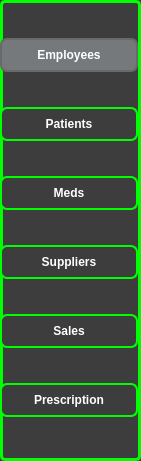
     <widget class="QWidget" name="center_menu_widget" native="true">
      <property name="geometry">
       <rect>
        <x>20</x>
        <y>90</y>
        <width>141</width>
        <height>461</height>
       </rect>
      </property>
      <property name="sizePolicy">
       <sizepolicy hsizetype="Preferred" vsizetype="Minimum">
        <horstretch>0</horstretch>
        <verstretch>0</verstretch>
       </sizepolicy>
      </property>
      <property name="font">
       <font>
        <bold>true</bold>
       </font>
      </property>
      <property name="styleSheet">
       <string notr="true">QWidget {
    background-color: #3d3d3d;  /* Dark background */
    color: #ffffff;  /* White text */
    border: 3px solid #00ff00;  /* Orange border */
    border-radius: 5px;  /* Slight border radius */
    padding: 10px;  /* Internal padding */
    transition: background-color 0.3s ease, border-color 0.3s ease;  /* Smooth transition for background and border */
}


QWidget:disabled {
    background-color: #2b2b2b;  /* Darker background when disabled */
    color: #aaaaaa;  /* Gray text when disabled */
    border-color: #555555;  /* Lighter border when disabled */
}</string>
      </property>
      <layout class="QVBoxLayout" name="verticalLayout">
       <property name="spacing">
        <number>8</number>
       </property>
       <property name="leftMargin">
        <number>0</number>
       </property>
       <property name="rightMargin">
        <number>3</number>
       </property>
       <item>
        <widget class="QPushButton" name="employeebutton">
         <property name="minimumSize">
          <size>
           <width>50</width>
           <height>30</height>
          </size>
         </property>
         <property name="font">
          <font>
           <bold>true</bold>
          </font>
         </property>
         <property name="styleSheet">
          <string notr="true">/* QPushButton Styling */
QPushButton {
    border-style: solid;
    background-color: #3d3d3d;  /* Same dark background */
    color: #fff;  /* White text */
    border-radius: 7px;  /* Rounded corners */
    border-width: 2px;  /* Set border width */
    border-color: #00ff00;  /* Orange border */
    padding: 8px 15px;  /* Padding for button spacing */
    outline: none; /* Remove default focus outline */
}

/* Hover effect */
QPushButton:hover {
    color: #ccc;  /* Light gray text on hover */
    background-color: qlineargradient(spread:pad, x1:0.517, y1:0, x2:0.517, y2:1, stop:0 rgba(45, 45, 45, 255), stop:0.505682 rgba(45, 45, 45, 255), stop:1 rgba(29, 29, 29, 255));  /* Darker background */
    border-color: #2d89ef;  /* Blue border on hover */
}

/* Pressed/Clicked effect (with border unchanged) */
QPushButton:pressed {
    background-color: qlineargradient(spread:pad, x1:0.517, y1:0, x2:0.517, y2:1, stop:0 rgba(29, 29, 29, 255), stop:0.505682 rgba(45, 45, 45, 255), stop:1 rgba(29, 29, 29, 255));  /* Darker background on press */
    border-color: #da532c;  /* Keep the orange border when pressed */
    border-width: 2px;  /* Keep the border width */
}

/* Focus effect */
QPushButton:focus {
    background-color: #18465d;  /* Dark blue background on focus */
    color: #ffffff;  /* White text on focus */
    border-color: #18465d;  /* Blue border on focus */
}

/* Checked/Pressed button stays in this state */
QPushButton:checked {
    background-color: #76797C;  /* Grayish background when checked */
    border-color: #6A6969;  /* Gray border when checked */
    color: #ffffff;  /* White text when checked */
}

/* Disabled Button */
QPushButton:disabled {
    background-color: #2b2b2b;  /* Darker background for disabled button */
    color: #aaaaaa;  /* Gray text when disabled */
    border-color: #555555;  /* Lighter border when disabled */
}
</string>
         </property>
         <property name="text">
          <string>Employees</string>
         </property>
         <property name="checkable">
          <bool>true</bool>
         </property>
         <property name="checked">
          <bool>true</bool>
         </property>
         <property name="autoExclusive">
          <bool>true</bool>
         </property>
        </widget>
       </item>
       <item>
        <widget class="QPushButton" name="patientbutton">
         <property name="minimumSize">
          <size>
           <width>50</width>
           <height>30</height>
          </size>
         </property>
         <property name="font">
          <font>
           <bold>true</bold>
          </font>
         </property>
         <property name="styleSheet">
          <string notr="true">/* QPushButton Styling */
QPushButton {
    border-style: solid;
    background-color: #3d3d3d;  /* Same dark background */
    color: #fff;  /* White text */
    border-radius: 7px;  /* Rounded corners */
    border-width: 2px;  /* Set border width */
    border-color: #00ff00;  /* Orange border */
    padding: 8px 15px;  /* Padding for button spacing */
    outline: none; /* Remove default focus outline */
}

/* Hover effect */
QPushButton:hover {
    color: #ccc;  /* Light gray text on hover */
    background-color: qlineargradient(spread:pad, x1:0.517, y1:0, x2:0.517, y2:1, stop:0 rgba(45, 45, 45, 255), stop:0.505682 rgba(45, 45, 45, 255), stop:1 rgba(29, 29, 29, 255));  /* Darker background */
    border-color: #2d89ef;  /* Blue border on hover */
}

/* Pressed/Clicked effect (with border unchanged) */
QPushButton:pressed {
    background-color: qlineargradient(spread:pad, x1:0.517, y1:0, x2:0.517, y2:1, stop:0 rgba(29, 29, 29, 255), stop:0.505682 rgba(45, 45, 45, 255), stop:1 rgba(29, 29, 29, 255));  /* Darker background on press */
    border-color: #da532c;  /* Keep the orange border when pressed */
    border-width: 2px;  /* Keep the border width */
}

/* Focus effect */
QPushButton:focus {
    background-color: #18465d;  /* Dark blue background on focus */
    color: #ffffff;  /* White text on focus */
    border-color: #18465d;  /* Blue border on focus */
}

/* Checked/Pressed button stays in this state */
QPushButton:checked {
    background-color: #76797C;  /* Grayish background when checked */
    border-color: #6A6969;  /* Gray border when checked */
    color: #ffffff;  /* White text when checked */
}

/* Disabled Button */
QPushButton:disabled {
    background-color: #2b2b2b;  /* Darker background for disabled button */
    color: #aaaaaa;  /* Gray text when disabled */
    border-color: #555555;  /* Lighter border when disabled */
}
</string>
         </property>
         <property name="text">
          <string>Patients</string>
         </property>
         <property name="checkable">
          <bool>true</bool>
         </property>
         <property name="autoExclusive">
          <bool>true</bool>
         </property>
        </widget>
       </item>
       <item>
        <widget class="QPushButton" name="medsbutton">
         <property name="minimumSize">
          <size>
           <width>50</width>
           <height>30</height>
          </size>
         </property>
         <property name="font">
          <font>
           <bold>true</bold>
          </font>
         </property>
         <property name="styleSheet">
          <string notr="true">/* QPushButton Styling */
QPushButton {
    border-style: solid;
    background-color: #3d3d3d;  /* Same dark background */
    color: #fff;  /* White text */
    border-radius: 7px;  /* Rounded corners */
    border-width: 2px;  /* Set border width */
    border-color: #00ff00;  /* Orange border */
    padding: 8px 15px;  /* Padding for button spacing */
    outline: none; /* Remove default focus outline */
}

/* Hover effect */
QPushButton:hover {
    color: #ccc;  /* Light gray text on hover */
    background-color: qlineargradient(spread:pad, x1:0.517, y1:0, x2:0.517, y2:1, stop:0 rgba(45, 45, 45, 255), stop:0.505682 rgba(45, 45, 45, 255), stop:1 rgba(29, 29, 29, 255));  /* Darker background */
    border-color: #2d89ef;  /* Blue border on hover */
}

/* Pressed/Clicked effect (with border unchanged) */
QPushButton:pressed {
    background-color: qlineargradient(spread:pad, x1:0.517, y1:0, x2:0.517, y2:1, stop:0 rgba(29, 29, 29, 255), stop:0.505682 rgba(45, 45, 45, 255), stop:1 rgba(29, 29, 29, 255));  /* Darker background on press */
    border-color: #da532c;  /* Keep the orange border when pressed */
    border-width: 2px;  /* Keep the border width */
}

/* Focus effect */
QPushButton:focus {
    background-color: #18465d;  /* Dark blue background on focus */
    color: #ffffff;  /* White text on focus */
    border-color: #18465d;  /* Blue border on focus */
}

/* Checked/Pressed button stays in this state */
QPushButton:checked {
    background-color: #76797C;  /* Grayish background when checked */
    border-color: #6A6969;  /* Gray border when checked */
    color: #ffffff;  /* White text when checked */
}

/* Disabled Button */
QPushButton:disabled {
    background-color: #2b2b2b;  /* Darker background for disabled button */
    color: #aaaaaa;  /* Gray text when disabled */
    border-color: #555555;  /* Lighter border when disabled */
}
</string>
         </property>
         <property name="text">
          <string>Meds</string>
         </property>
         <property name="checkable">
          <bool>true</bool>
         </property>
         <property name="autoExclusive">
          <bool>true</bool>
         </property>
        </widget>
       </item>
       <item>
        <widget class="QPushButton" name="supplierbutton">
         <property name="minimumSize">
          <size>
           <width>50</width>
           <height>30</height>
          </size>
         </property>
         <property name="font">
          <font>
           <bold>true</bold>
          </font>
         </property>
         <property name="styleSheet">
          <string notr="true">/* QPushButton Styling */
QPushButton {
    border-style: solid;
    background-color: #3d3d3d;  /* Same dark background */
    color: #fff;  /* White text */
    border-radius: 7px;  /* Rounded corners */
    border-width: 2px;  /* Set border width */
    border-color: #00ff00;  /* Orange border */
    padding: 8px 15px;  /* Padding for button spacing */
    outline: none; /* Remove default focus outline */
}

/* Hover effect */
QPushButton:hover {
    color: #ccc;  /* Light gray text on hover */
    background-color: qlineargradient(spread:pad, x1:0.517, y1:0, x2:0.517, y2:1, stop:0 rgba(45, 45, 45, 255), stop:0.505682 rgba(45, 45, 45, 255), stop:1 rgba(29, 29, 29, 255));  /* Darker background */
    border-color: #2d89ef;  /* Blue border on hover */
}

/* Pressed/Clicked effect (with border unchanged) */
QPushButton:pressed {
    background-color: qlineargradient(spread:pad, x1:0.517, y1:0, x2:0.517, y2:1, stop:0 rgba(29, 29, 29, 255), stop:0.505682 rgba(45, 45, 45, 255), stop:1 rgba(29, 29, 29, 255));  /* Darker background on press */
    border-color: #da532c;  /* Keep the orange border when pressed */
    border-width: 2px;  /* Keep the border width */
}

/* Focus effect */
QPushButton:focus {
    background-color: #18465d;  /* Dark blue background on focus */
    color: #ffffff;  /* White text on focus */
    border-color: #18465d;  /* Blue border on focus */
}

/* Checked/Pressed button stays in this state */
QPushButton:checked {
    background-color: #76797C;  /* Grayish background when checked */
    border-color: #6A6969;  /* Gray border when checked */
    color: #ffffff;  /* White text when checked */
}

/* Disabled Button */
QPushButton:disabled {
    background-color: #2b2b2b;  /* Darker background for disabled button */
    color: #aaaaaa;  /* Gray text when disabled */
    border-color: #555555;  /* Lighter border when disabled */
}
</string>
         </property>
         <property name="text">
          <string>Suppliers</string>
         </property>
         <property name="checkable">
          <bool>true</bool>
         </property>
         <property name="autoExclusive">
          <bool>true</bool>
         </property>
        </widget>
       </item>
       <item>
        <widget class="QPushButton" name="salesbutton">
         <property name="minimumSize">
          <size>
           <width>50</width>
           <height>30</height>
          </size>
         </property>
         <property name="font">
          <font>
           <bold>true</bold>
          </font>
         </property>
         <property name="styleSheet">
          <string notr="true">/* QPushButton Styling */
QPushButton {
    border-style: solid;
    background-color: #3d3d3d;  /* Same dark background */
    color: #fff;  /* White text */
    border-radius: 7px;  /* Rounded corners */
    border-width: 2px;  /* Set border width */
    border-color: #00ff00;  /* Orange border */
    padding: 8px 15px;  /* Padding for button spacing */
    outline: none; /* Remove default focus outline */
}

/* Hover effect */
QPushButton:hover {
    color: #ccc;  /* Light gray text on hover */
    background-color: qlineargradient(spread:pad, x1:0.517, y1:0, x2:0.517, y2:1, stop:0 rgba(45, 45, 45, 255), stop:0.505682 rgba(45, 45, 45, 255), stop:1 rgba(29, 29, 29, 255));  /* Darker background */
    border-color: #2d89ef;  /* Blue border on hover */
}

/* Pressed/Clicked effect (with border unchanged) */
QPushButton:pressed {
    background-color: qlineargradient(spread:pad, x1:0.517, y1:0, x2:0.517, y2:1, stop:0 rgba(29, 29, 29, 255), stop:0.505682 rgba(45, 45, 45, 255), stop:1 rgba(29, 29, 29, 255));  /* Darker background on press */
    border-color: #da532c;  /* Keep the orange border when pressed */
    border-width: 2px;  /* Keep the border width */
}

/* Focus effect */
QPushButton:focus {
    background-color: #18465d;  /* Dark blue background on focus */
    color: #ffffff;  /* White text on focus */
    border-color: #18465d;  /* Blue border on focus */
}

/* Checked/Pressed button stays in this state */
QPushButton:checked {
    background-color: #76797C;  /* Grayish background when checked */
    border-color: #6A6969;  /* Gray border when checked */
    color: #ffffff;  /* White text when checked */
}

/* Disabled Button */
QPushButton:disabled {
    background-color: #2b2b2b;  /* Darker background for disabled button */
    color: #aaaaaa;  /* Gray text when disabled */
    border-color: #555555;  /* Lighter border when disabled */
}
</string>
         </property>
         <property name="text">
          <string>Sales</string>
         </property>
         <property name="checkable">
          <bool>true</bool>
         </property>
         <property name="autoExclusive">
          <bool>true</bool>
         </property>
        </widget>
       </item>
       <item>
        <widget class="QPushButton" name="ordonnancebutton">
         <property name="minimumSize">
          <size>
           <width>50</width>
           <height>30</height>
          </size>
         </property>
         <property name="font">
          <font>
           <bold>true</bold>
          </font>
         </property>
         <property name="styleSheet">
          <string notr="true">/* QPushButton Styling */
QPushButton {
    border-style: solid;
    background-color: #3d3d3d;  /* Same dark background */
    color: #fff;  /* White text */
    border-radius: 7px;  /* Rounded corners */
    border-width: 2px;  /* Set border width */
    border-color: #00ff00;  /* Orange border */
    padding: 8px 15px;  /* Padding for button spacing */
    outline: none; /* Remove default focus outline */
}

/* Hover effect */
QPushButton:hover {
    color: #ccc;  /* Light gray text on hover */
    background-color: qlineargradient(spread:pad, x1:0.517, y1:0, x2:0.517, y2:1, stop:0 rgba(45, 45, 45, 255), stop:0.505682 rgba(45, 45, 45, 255), stop:1 rgba(29, 29, 29, 255));  /* Darker background */
    border-color: #2d89ef;  /* Blue border on hover */
}

/* Pressed/Clicked effect (with border unchanged) */
QPushButton:pressed {
    background-color: qlineargradient(spread:pad, x1:0.517, y1:0, x2:0.517, y2:1, stop:0 rgba(29, 29, 29, 255), stop:0.505682 rgba(45, 45, 45, 255), stop:1 rgba(29, 29, 29, 255));  /* Darker background on press */
    border-color: #da532c;  /* Keep the orange border when pressed */
    border-width: 2px;  /* Keep the border width */
}

/* Focus effect */
QPushButton:focus {
    background-color: #18465d;  /* Dark blue background on focus */
    color: #ffffff;  /* White text on focus */
    border-color: #18465d;  /* Blue border on focus */
}

/* Checked/Pressed button stays in this state */
QPushButton:checked {
    background-color: #76797C;  /* Grayish background when checked */
    border-color: #6A6969;  /* Gray border when checked */
    color: #ffffff;  /* White text when checked */
}

/* Disabled Button */
QPushButton:disabled {
    background-color: #2b2b2b;  /* Darker background for disabled button */
    color: #aaaaaa;  /* Gray text when disabled */
    border-color: #555555;  /* Lighter border when disabled */
}
</string>
         </property>
         <property name="text">
          <string>Prescription</string>
         </property>
         <property name="checkable">
          <bool>true</bool>
         </property>
         <property name="autoExclusive">
          <bool>true</bool>
         </property>
        </widget>
       </item>
      </layout>
     </widget>
